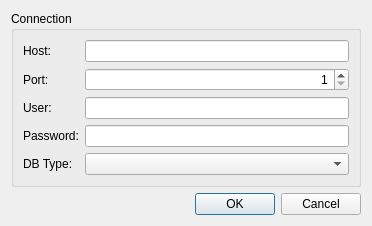
<?xml version="1.0" encoding="UTF-8"?>
<ui version="4.0">
 <class>AuthentificationDialog</class>
 <widget class="QDialog" name="AuthentificationDialog">
  <property name="geometry">
   <rect>
    <x>0</x>
    <y>0</y>
    <width>372</width>
    <height>206</height>
   </rect>
  </property>
  <property name="windowTitle">
   <string>Dialog</string>
  </property>
  <layout class="QVBoxLayout" name="verticalLayout">
   <item>
    <widget class="QGroupBox" name="groupBox">
     <property name="title">
      <string>Connection</string>
     </property>
     <layout class="QFormLayout" name="formLayout">
      <item row="0" column="0">
       <widget class="QLabel" name="lb_Host">
        <property name="text">
         <string>Host:</string>
        </property>
       </widget>
      </item>
      <item row="0" column="1">
       <widget class="QLineEdit" name="le_Host">
        <property name="alignment">
         <set>Qt::AlignRight|Qt::AlignTrailing|Qt::AlignVCenter</set>
        </property>
       </widget>
      </item>
      <item row="1" column="0">
       <widget class="QLabel" name="lb_Port">
        <property name="text">
         <string>Port:</string>
        </property>
       </widget>
      </item>
      <item row="1" column="1">
       <widget class="QSpinBox" name="sb_Port">
        <property name="alignment">
         <set>Qt::AlignRight|Qt::AlignTrailing|Qt::AlignVCenter</set>
        </property>
        <property name="minimum">
         <number>1</number>
        </property>
        <property name="maximum">
         <number>65535</number>
        </property>
       </widget>
      </item>
      <item row="2" column="0">
       <widget class="QLabel" name="lb_Login">
        <property name="text">
         <string>User:</string>
        </property>
       </widget>
      </item>
      <item row="2" column="1">
       <widget class="QLineEdit" name="le_User">
        <property name="alignment">
         <set>Qt::AlignRight|Qt::AlignTrailing|Qt::AlignVCenter</set>
        </property>
       </widget>
      </item>
      <item row="3" column="0">
       <widget class="QLabel" name="lb_Password">
        <property name="text">
         <string>Password:</string>
        </property>
       </widget>
      </item>
      <item row="3" column="1">
       <widget class="QLineEdit" name="le_Password">
        <property name="alignment">
         <set>Qt::AlignRight|Qt::AlignTrailing|Qt::AlignVCenter</set>
        </property>
       </widget>
      </item>
      <item row="4" column="0">
       <widget class="QLabel" name="lb_Type">
        <property name="text">
         <string>DB Type:</string>
        </property>
       </widget>
      </item>
      <item row="4" column="1">
       <widget class="QComboBox" name="cb_Type"/>
      </item>
     </layout>
    </widget>
   </item>
   <item>
    <widget class="QDialogButtonBox" name="buttonBox">
     <property name="orientation">
      <enum>Qt::Horizontal</enum>
     </property>
     <property name="standardButtons">
      <set>QDialogButtonBox::Cancel|QDialogButtonBox::Ok</set>
     </property>
    </widget>
   </item>
  </layout>
 </widget>
 <resources/>
 <connections>
  <connection>
   <sender>buttonBox</sender>
   <signal>accepted()</signal>
   <receiver>AuthentificationDialog</receiver>
   <slot>accept()</slot>
   <hints>
    <hint type="sourcelabel">
     <x>248</x>
     <y>254</y>
    </hint>
    <hint type="destinationlabel">
     <x>157</x>
     <y>274</y>
    </hint>
   </hints>
  </connection>
  <connection>
   <sender>buttonBox</sender>
   <signal>rejected()</signal>
   <receiver>AuthentificationDialog</receiver>
   <slot>reject()</slot>
   <hints>
    <hint type="sourcelabel">
     <x>316</x>
     <y>260</y>
    </hint>
    <hint type="destinationlabel">
     <x>286</x>
     <y>274</y>
    </hint>
   </hints>
  </connection>
 </connections>
</ui>
